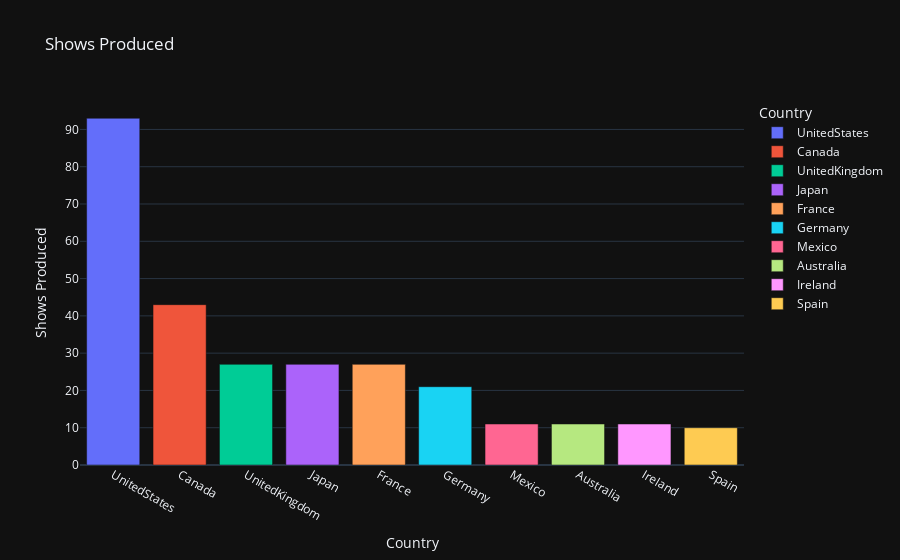

The notebook cell saved with this chart:
### Code cell
country_analysis(netflix_shows, "Shows Produced")

### Figure 1 — Plotly figure (JSON) as saved in the notebook; plotly's stock layout.template omitted (floating-point values rounded to 4 significant figures)
{"data": [{"alignmentgroup": "True", "hovertemplate": "Country=%{x}<br>Shows Produced=%{y}<extra></extra>", "legendgroup": "UnitedStates", "marker": {"color": "#636efa", "pattern": {"shape": ""}}, "name": "UnitedStates", "offsetgroup": "UnitedStates", "orientation": "v", "showlegend": true, "textposition": "auto", "type": "bar", "x": ["UnitedStates"], "xaxis": "x", "y": [93], "yaxis": "y"}, {"alignmentgroup": "True", "hovertemplate": "Country=%{x}<br>Shows Produced=%{y}<extra></extra>", "legendgroup": "Canada", "marker": {"color": "#EF553B", "pattern": {"shape": ""}}, "name": "Canada", "offsetgroup": "Canada", "orientation": "v", "showlegend": true, "textposition": "auto", "type": "bar", "x": ["Canada"], "xaxis": "x", "y": [43], "yaxis": "y"}, {"alignmentgroup": "True", "hovertemplate": "Country=%{x}<br>Shows Produced=%{y}<extra></extra>", "legendgroup": "UnitedKingdom", "marker": {"color": "#00cc96", "pattern": {"shape": ""}}, "name": "UnitedKingdom", "offsetgroup": "UnitedKingdom", "orientation": "v", "showlegend": true, "textposition": "auto", "type": "bar", "x": ["UnitedKingdom"], "xaxis": "x", "y": [27], "yaxis": "y"}, {"alignmentgroup": "True", "hovertemplate": "Country=%{x}<br>Shows Produced=%{y}<extra></extra>", "legendgroup": "Japan", "marker": {"color": "#ab63fa", "pattern": {"shape": ""}}, "name": "Japan", "offsetgroup": "Japan", "orientation": "v", "showlegend": true, "textposition": "auto", "type": "bar", "x": ["Japan"], "xaxis": "x", "y": [27], "yaxis": "y"}, {"alignmentgroup": "True", "hovertemplate": "Country=%{x}<br>Shows Produced=%{y}<extra></extra>", "legendgroup": "France", "marker": {"color": "#FFA15A", "pattern": {"shape": ""}}, "name": "France", "offsetgroup": "France", "orientation": "v", "showlegend": true, "textposition": "auto", "type": "bar", "x": ["France"], "xaxis": "x", "y": [27], "yaxis": "y"}, {"alignmentgroup": "True", "hovertemplate": "Country=%{x}<br>Shows Produced=%{y}<extra></extra>", "legendgroup": "Germany", "marker": {"color": "#19d3f3", "pattern": {"shape": ""}}, "name": "Germany", "offsetgroup": "Germany", "orientation": "v", "showlegend": true, "textposition": "auto", "type": "bar", "x": ["Germany"], "xaxis": "x", "y": [21], "yaxis": "y"}, {"alignmentgroup": "True", "hovertemplate": "Country=%{x}<br>Shows Produced=%{y}<extra></extra>", "legendgroup": "Mexico", "marker": {"color": "#FF6692", "pattern": {"shape": ""}}, "name": "Mexico", "offsetgroup": "Mexico", "orientation": "v", "showlegend": true, "textposition": "auto", "type": "bar", "x": ["Mexico"], "xaxis": "x", "y": [11], "yaxis": "y"}, {"alignmentgroup": "True", "hovertemplate": "Country=%{x}<br>Shows Produced=%{y}<extra></extra>", "legendgroup": "Australia", "marker": {"color": "#B6E880", "pattern": {"shape": ""}}, "name": "Australia", "offsetgroup": "Australia", "orientation": "v", "showlegend": true, "textposition": "auto", "type": "bar", "x": ["Australia"], "xaxis": "x", "y": [11], "yaxis": "y"}, {"alignmentgroup": "True", "hovertemplate": "Country=%{x}<br>Shows Produced=%{y}<extra></extra>", "legendgroup": "Ireland", "marker": {"color": "#FF97FF", "pattern": {"shape": ""}}, "name": "Ireland", "offsetgroup": "Ireland", "orientation": "v", "showlegend": true, "textposition": "auto", "type": "bar", "x": ["Ireland"], "xaxis": "x", "y": [11], "yaxis": "y"}, {"alignmentgroup": "True", "hovertemplate": "Country=%{x}<br>Shows Produced=%{y}<extra></extra>", "legendgroup": "Spain", "marker": {"color": "#FECB52", "pattern": {"shape": ""}}, "name": "Spain", "offsetgroup": "Spain", "orientation": "v", "showlegend": true, "textposition": "auto", "type": "bar", "x": ["Spain"], "xaxis": "x", "y": [10], "yaxis": "y"}], "layout": {"barmode": "relative", "legend": {"title": {"text": "Country"}, "tracegroupgap": 0}, "title": {"text": "Shows Produced"}, "xaxis": {"anchor": "y", "categoryarray": ["UnitedStates", "Canada", "UnitedKingdom", "Japan", "France", "Germany", "Mexico", "Australia", "Ireland", "Spain"], "categoryorder": "array", "domain": [0, 1], "title": {"text": "Country"}}, "yaxis": {"anchor": "x", "domain": [0, 1], "title": {"text": "Shows Produced"}}}}
